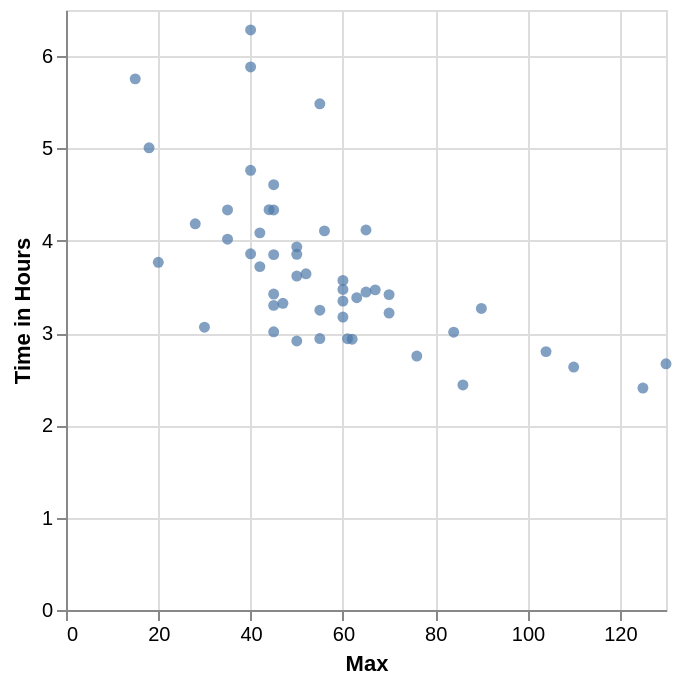

The code cell stored with this chart in its notebook:
### Markdown cell above
**Question 2.0**
<br> {points: 1}

We want to predict race time (in hours) (`time_hrs`) given a particular value of maximum distance ran per week (in miles) during race training (`max`). Let's take a subset of size 50 individuals of our marathon data and assign it to an object called `marathon_50`. With this subset, plot a scatterplot (using `mark_circle`) to assess the relationship between these two variables. Put `time_hrs` on the y-axis and `max` on the x-axis. Make sure to include a title for both x-axis and y-axis. Discuss, with a classmate, the relationship between race time and maximum distance ran per week during training based on the scatterplot you create below. 

*Hint: To take a subset of your data you can use the `sample` function*

*Assign your plot to an object called `answer2`.*

### Code cell
marathon_50 = marathon.sample(50, random_state=300) # Do not change the random_state
answer2 = alt.Chart(marathon_50).mark_circle().encode(
    x=alt.X('max').title('Max'),
    y=alt.Y('time_hrs').title('Time in Hours')
)
answer2

### Figure 1 — Vega specification as saved in the notebook (floating-point values rounded to 4 significant figures)
{"$schema": "https://vega.github.io/schema/vega/v5.json", "data": [{"name": "source_0", "values": [{"max": 60.0, "time_hrs": 3.347}, {"max": 45.0, "time_hrs": 3.423}, {"max": 104.0, "time_hrs": 2.799}, {"max": 40.0, "time_hrs": 5.883}, {"max": 20.0, "time_hrs": 3.767}, {"max": 84.0, "time_hrs": 3.009}, {"max": 110.0, "time_hrs": 2.632}, {"max": 44.0, "time_hrs": 4.336}, {"max": 52.0, "time_hrs": 3.642}, {"max": 45.0, "time_hrs": 4.333}, {"max": 50.0, "time_hrs": 3.934}, {"max": 30.0, "time_hrs": 3.064}, {"max": 125.0, "time_hrs": 2.405}, {"max": 35.0, "time_hrs": 4.334}, {"max": 18.0, "time_hrs": 5.007}, {"max": 76.0, "time_hrs": 2.751}, {"max": 50.0, "time_hrs": 3.618}, {"max": 130.0, "time_hrs": 2.667}, {"max": 63.0, "time_hrs": 3.383}, {"max": 47.0, "time_hrs": 3.322}, {"max": 45.0, "time_hrs": 3.85}, {"max": 70.0, "time_hrs": 3.217}, {"max": 15.0, "time_hrs": 5.754}, {"max": 55.0, "time_hrs": 3.248}, {"max": 50.0, "time_hrs": 3.854}, {"max": 55.0, "time_hrs": 2.941}, {"max": 70.0, "time_hrs": 3.417}, {"max": 62.0, "time_hrs": 2.934}, {"max": 28.0, "time_hrs": 4.183}, {"max": 42.0, "time_hrs": 3.72}, {"max": 40.0, "time_hrs": 3.858}, {"max": 86.0, "time_hrs": 2.438}, {"max": 40.0, "time_hrs": 4.764}, {"max": 35.0, "time_hrs": 4.017}, {"max": 90.0, "time_hrs": 3.267}, {"max": 67.0, "time_hrs": 3.468}, {"max": 45.0, "time_hrs": 3.014}, {"max": 60.0, "time_hrs": 3.174}, {"max": 45.0, "time_hrs": 3.3}, {"max": 45.0, "time_hrs": 4.607}, {"max": 60.0, "time_hrs": 3.472}, {"max": 60.0, "time_hrs": 3.57}, {"max": 65.0, "time_hrs": 3.444}, {"max": 55.0, "time_hrs": 5.483}, {"max": 61.0, "time_hrs": 2.939}, {"max": 50.0, "time_hrs": 2.914}, {"max": 56.0, "time_hrs": 4.107}, {"max": 42.0, "time_hrs": 4.086}, {"max": 65.0, "time_hrs": 4.117}, {"max": 40.0, "time_hrs": 6.284}]}, {"name": "source_0_x_domain_max", "values": [{"min": 15.0, "max": 130.0}]}, {"name": "source_0_y_domain_time_hrs", "values": [{"min": 2.405, "max": 6.284}]}], "marks": [{"type": "symbol", "name": "marks", "from": {"data": "source_0"}, "encode": {"update": {"opacity": {"value": 0.7}, "fill": {"value": "#4c78a8"}, "x": {"field": "max", "scale": "x"}, "shape": {"value": "circle"}, "y": {"field": "time_hrs", "scale": "y"}}}, "style": ["circle"]}], "scales": [{"name": "x", "type": "linear", "domain": [{"signal": "(data(\"source_0_x_domain_max\")[0] || {}).min"}, {"signal": "(data(\"source_0_x_domain_max\")[0] || {}).max"}], "range": [0, {"signal": "width"}], "zero": true, "nice": true}, {"name": "y", "type": "linear", "domain": [{"signal": "(data(\"source_0_y_domain_time_hrs\")[0] || {}).min"}, {"signal": "(data(\"source_0_y_domain_time_hrs\")[0] || {}).max"}], "range": [{"signal": "height"}, 0], "nice": true, "zero": true}], "axes": [{"scale": "x", "zindex": 0, "aria": false, "labels": false, "grid": true, "tickCount": {"signal": "ceil(width/40)"}, "gridScale": "y", "domain": false, "ticks": false, "orient": "bottom", "minExtent": 0, "maxExtent": 0}, {"scale": "y", "orient": "left", "gridScale": "x", "grid": true, "minExtent": 0, "zindex": 0, "ticks": false, "domain": false, "labels": false, "aria": false, "tickCount": {"signal": "ceil(height/40)"}, "maxExtent": 0}, {"scale": "x", "labelOverlap": true, "title": "Max", "tickCount": {"signal": "ceil(width/40)"}, "labelFlush": true, "zindex": 0, "orient": "bottom", "grid": false}, {"scale": "y", "orient": "left", "tickCount": {"signal": "ceil(height/40)"}, "grid": false, "title": "Time in Hours", "labelOverlap": true, "zindex": 0}], "padding": 5, "width": 300, "height": 300, "style": "cell", "background": "white"}
